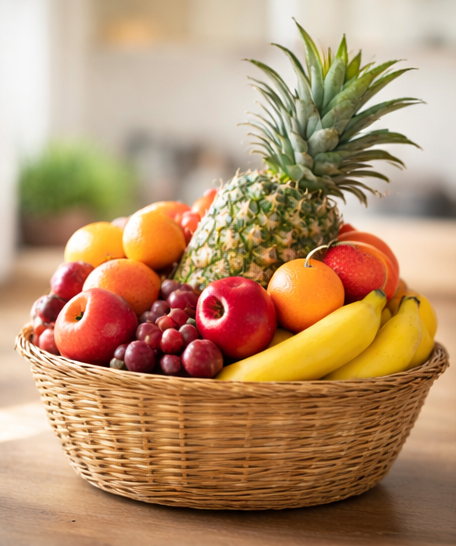
#> input picture Tugas-2/buahTerang.png, 456 x 546 px
$ python ModelWarna.py
#> lines starting #> are read from the running program, lines starting #| are printed output that depends on the picture
# ==========================================================
# PROYEK MINI FINAL
# Implementasi dan Analisis Konversi Model Warna
# ==========================================================

import cv2
import numpy as np
import matplotlib.pyplot as plt
import time

# ==========================================================
# LOAD CITRA
# ==========================================================

def load_image(path):
#> called with path = 'buahTerang.png'
    img = cv2.imread(path)
#> img is the input picture: shape (546, 456, 3); mean B, G, R 108.4, 144.6, 181.6
    if img is None:
        print("ERROR: File tidak ditemukan ->", path)
        exit()
    return img

images = {
    "Terang": load_image("buahTerang.png"),
    "Normal": load_image("buahNormal.png"),
    "Gelap": load_image("buahGelap.png")
}
#> call 2 of load_image, with path = 'buahNormal.png'
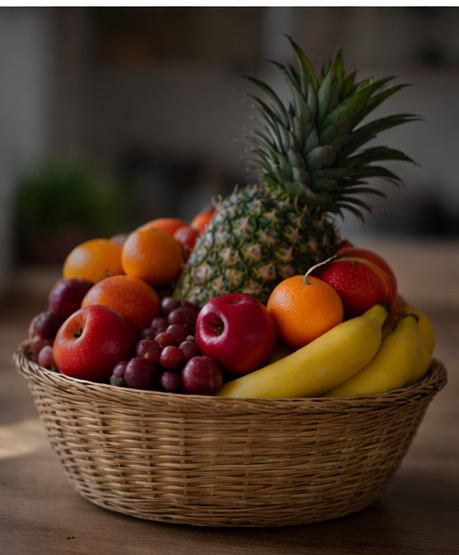
#> input picture Tugas-2/buahNormal.png, 459 x 555 px
#> in load_image, img is the input picture: shape (555, 459, 3); mean B, G, R 39.8, 55.5, 76.8
#> call 3 of load_image, with path = 'buahGelap.png'
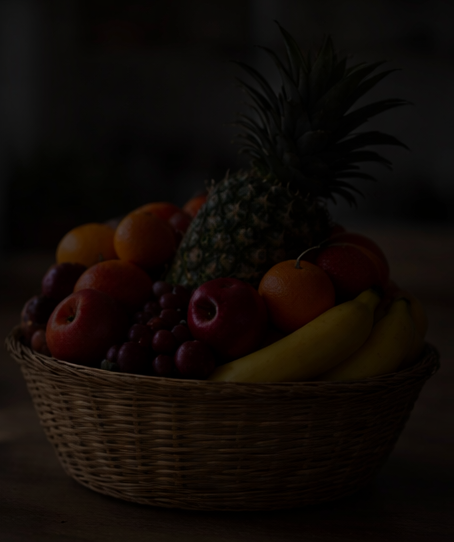
#> input picture Tugas-2/buahGelap.png, 454 x 542 px
#> in load_image, img is the input picture: shape (542, 454, 3); mean B, G, R 6.8, 10.4, 16.7

# ==========================================================
# KONVERSI WARNA
# ==========================================================

def convert_color(image):
    start = time.time()

    rgb  = cv2.cvtColor(image, cv2.COLOR_BGR2RGB)
    gray = cv2.cvtColor(image, cv2.COLOR_BGR2GRAY)
    hsv  = cv2.cvtColor(image, cv2.COLOR_BGR2HSV)
    lab  = cv2.cvtColor(image, cv2.COLOR_BGR2LAB)

    end = time.time()
    return rgb, gray, hsv, lab, (end-start)

# ==========================================================
# KUANTISASI
# ==========================================================

def quant_uniform(image, level=16):
    start = time.time()
    step = 256 // level
    result = ((image // step) * step).astype(np.uint8)
    end = time.time()
    return result, (end-start)

def quant_kmeans(image, k=16):
    start = time.time()

    Z = image.reshape((-1,1))
    Z = np.float32(Z)

    criteria = (cv2.TERM_CRITERIA_EPS +
                cv2.TERM_CRITERIA_MAX_ITER, 10, 1.0)

    _, label, center = cv2.kmeans(Z, k, None,
                                  criteria, 10,
                                  cv2.KMEANS_RANDOM_CENTERS)

    center = np.uint8(center)
    res = center[label.flatten()]
    result = res.reshape(image.shape)

    end = time.time()
    return result, (end-start)

# ==========================================================
# SEGMENTASI HSV PALING STABIL
# ==========================================================

def segmentasi_hsv_stabil(hsv):

    h = hsv[:,:,0]
    s = hsv[:,:,1]

    # Multi warna buah
    mask1 = cv2.inRange(h, 0, 10)      # merah
    mask2 = cv2.inRange(h, 15, 40)     # kuning/oranye
    mask3 = cv2.inRange(h, 125, 155)   # ungu

    mask_warna = mask1 | mask2 | mask3
    mask_s = cv2.inRange(s, 50, 255)

    return mask_warna & mask_s

# ==========================================================
# ANALISIS MEMORI
# ==========================================================

def memory(image):
    return image.nbytes

# ==========================================================
# PROSES UTAMA
# ==========================================================

for nama, img in images.items():

    print("\n=====================================")
    print("ANALISIS:", nama)
    print("=====================================")

    print("Resolusi:", img.shape)

    rgb, gray, hsv, lab, t_conv = convert_color(img)

    gray_u, t_uni = quant_uniform(gray)
    gray_k, t_km = quant_kmeans(gray)

    mask = segmentasi_hsv_stabil(hsv)

    # ======================================================
    # INFORMASI TEKNIS
    # ======================================================

    mem_rgb = memory(img)
    mem_gray = memory(gray)
    mem_16 = gray.size * 0.5

    print("Waktu Konversi:", round(t_conv*1000,3), "ms")
    print("Waktu Uniform:", round(t_uni*1000,3), "ms")
    print("Waktu KMeans:", round(t_km*1000,3), "ms")

    print("Memori RGB:", mem_rgb, "byte")
    print("Memori Gray:", mem_gray, "byte")
    print("Estimasi 16 level:", int(mem_16), "byte")

    print("Rasio RGB:Gray =", round(mem_rgb/mem_gray,2))
    print("Rasio RGB:16-level =", round(mem_rgb/mem_16,2))

    print("Jumlah piksel terdeteksi:",
          np.sum(mask>0))

    # ======================================================
    # VISUALISASI UTAMA
    # ======================================================

    plt.figure(figsize=(12,8))
    plt.suptitle("Konversi Warna - " + nama)

    plt.subplot(2,3,1)
    plt.imshow(rgb)
    plt.title("RGB")

    plt.subplot(2,3,2)
    plt.imshow(gray, cmap='gray')
    plt.title("Grayscale")

    plt.subplot(2,3,3)
    plt.imshow(cv2.cvtColor(hsv, cv2.COLOR_HSV2RGB))
    plt.title("HSV")

    plt.subplot(2,3,4)
    plt.imshow(gray_u, cmap='gray')
    plt.title("Uniform 16-Level")

    plt.subplot(2,3,5)
    plt.imshow(gray_k, cmap='gray')
    plt.title("K-Means 16 Cluster")

    plt.subplot(2,3,6)
    plt.imshow(mask, cmap='gray')
    plt.title("Segmentasi HSV")

    plt.tight_layout()
    plt.show()

# ======================================================
# REPRESENTASI MATRIKS DAN VEKTOR SEDERHANA
# ======================================================

    print("\n--- REPRESENTASI MATRIKS & VEKTOR ---")

    # Matriks RGB 5x5
    print("\nMatriks RGB 5x5 (pojok kiri atas):")
    print(img[:5, :5])

    # Matriks Grayscale 5x5
    gray_temp = cv2.cvtColor(img, cv2.COLOR_BGR2GRAY)
    print("\nMatriks Grayscale 5x5:")
    print(gray_temp[:5, :5])

    # Vektor flatten (25 nilai pertama)
    print("\n25 Nilai Pertama (Flatten RGB):")
    print(img.flatten()[:25])

    # Contoh reshape jadi vektor 1D
    vector_reshape = img.reshape(-1,3)
    print("\n5 Vektor RGB Pertama (hasil reshape Nx3):")
    print(vector_reshape[:5])

    # ======================================================
    # HISTOGRAM
    # ======================================================

    plt.figure(figsize=(10,4))
    plt.suptitle("Histogram - " + nama)

    plt.subplot(1,3,1)
    plt.hist(gray.ravel(), bins=256)
    plt.title("Original")

    plt.subplot(1,3,2)
    plt.hist(gray_u.ravel(), bins=256)
    plt.title("Uniform")

    plt.subplot(1,3,3)
    plt.hist(gray_k.ravel(), bins=256)
    plt.title("KMeans")

    plt.tight_layout()
    plt.show()
#> this loop made 3 passes
#> (nama, t_conv, t_uni, t_km, mem_rgb, mem_gray, mem_16) on passes 1 to 2: ('Terang', 0.115, 0.000358, 1.27, 746928, 248976, 124488), ('Normal', 0.00157, 0.000136, 1.34, 764235, 254745, 127372.5)
#> (nama, t_conv, t_uni, center in quant_kmeans, t_km, mem_rgb, mem_gray, mem_16) on pass 3: ('Gelap', 0.00158, 0.000165, [9, 51, 34, 16, 11, 0, 2, 27, 4, 20, 42, 6, 14, 8, 13, 66], 1.27, 738204, 246068, 123034)
#> (printed output is left out)
#> pass 1, in convert_color, `gray = cv2.cvtColor(image, cv2.COLOR_BGR2GRAY)`:
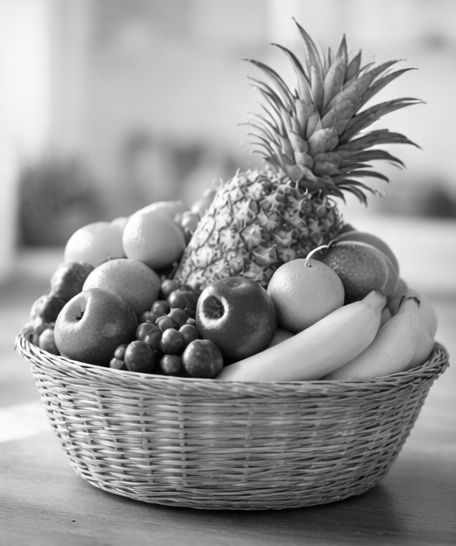
#> gray: shape (546, 456); min 0, max 254, mean 151.5
#> pass 1, `plt.show()`:
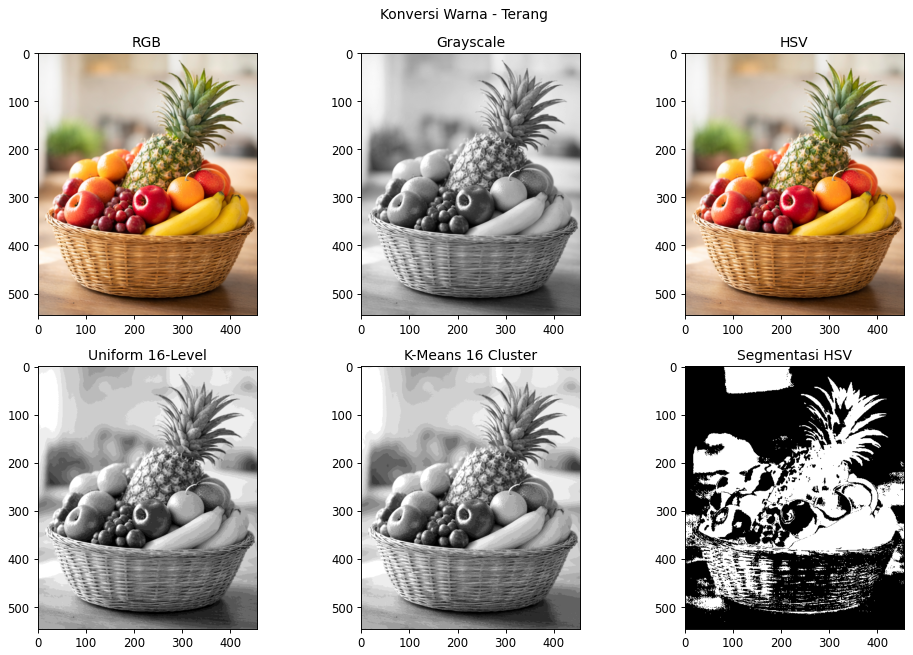
#> figure drawn by matplotlib, 6 panels
#> pass 1, `plt.show()`:
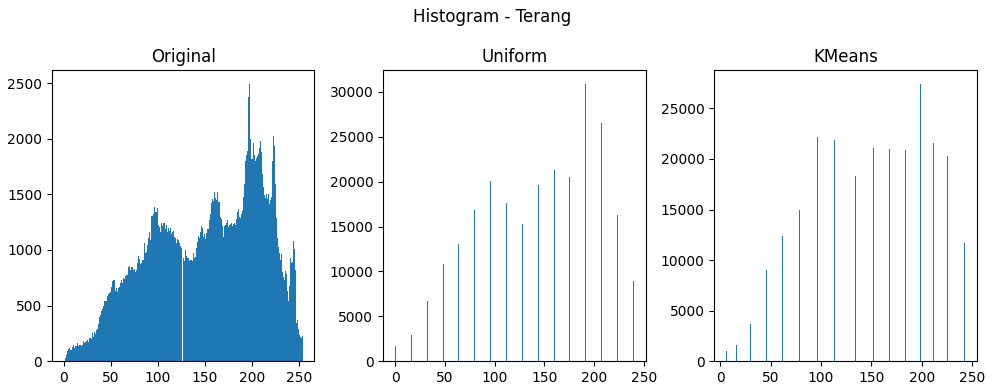
#> figure drawn by matplotlib, 3 panels; panel 1: tallest bar 2490 high, from x = 197.4 to 198.4; panel 2: tallest bar 30839 high, from x = 191.2 to 192.2; panel 3: tallest bar 27385 high, from x = 198.6 to 199.5
#> pass 2, `plt.show()`:
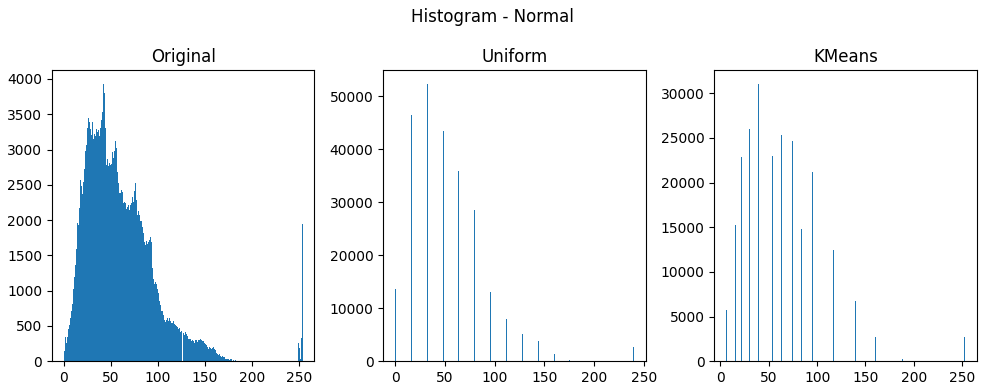
#> figure drawn by matplotlib, 3 panels; panel 1: tallest bar 3926 high, from x = 41.67 to 42.66; panel 2: tallest bar 52304 high, from x = 31.88 to 32.81; panel 3: tallest bar 31003 high, from x = 38.8 to 39.77
#> after the loop:
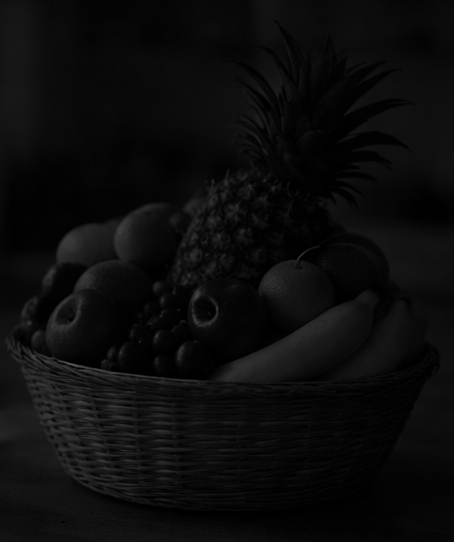
#> gray: shape (542, 454); min 0, max 96, mean 11.9
#> after the loop: hsv: shape (542, 454, 3); mean H, S, V 22, 144.7, 16.7

print("\nSELESAI - PROGRAM BERHASIL DIJALANKAN")
